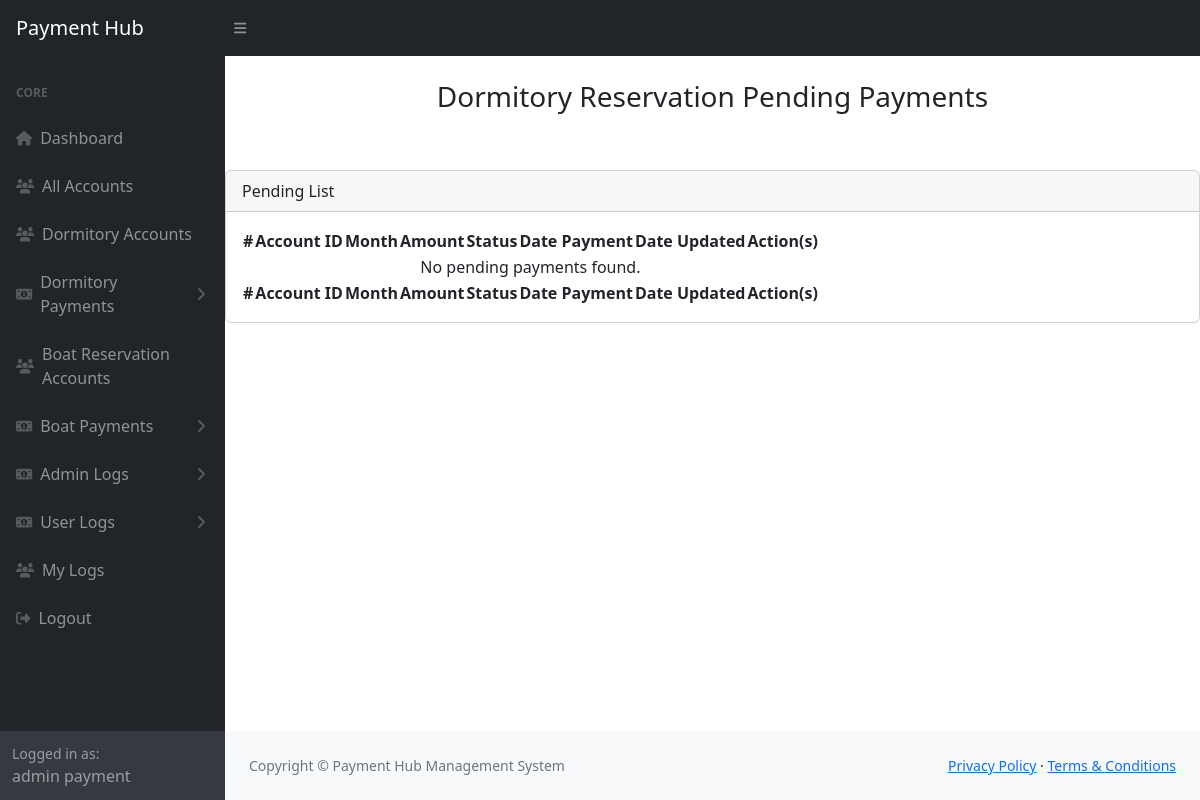
The page /admin/dormitory-admin/payment-pending.php (signed in) on the database as committed earlier.
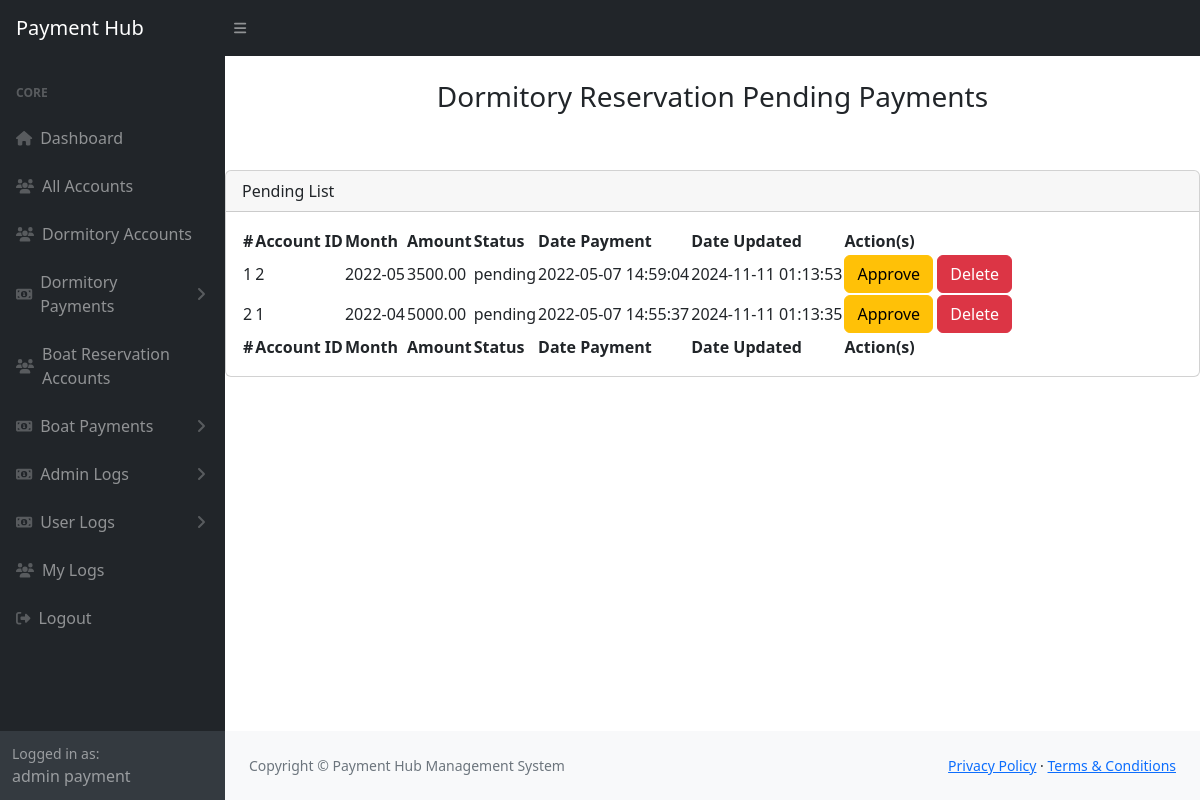
The same page on the database as committed later.
### tables this page shows
CREATE TABLE `accounts` (
  `id` int(11) NOT NULL,
  `image` varchar(255) NOT NULL,
  `name` varchar(80) NOT NULL,
  `email` varchar(100) NOT NULL,
  `password` varchar(100) NOT NULL,
  `user_type` varchar(50) NOT NULL,
  `date_registered` datetime NOT NULL DEFAULT current_timestamp()
);

CREATE TABLE `payment_list` (
  `id` int(30) NOT NULL,
  `account_id` int(30) NOT NULL,
  `month_of` varchar(10) NOT NULL,
  `amount` float(12,2) NOT NULL DEFAULT 0.00,
  `status` varchar(100) NOT NULL,
  `date_created` datetime NOT NULL DEFAULT current_timestamp(),
  `date_updated` datetime NOT NULL DEFAULT current_timestamp() ON UPDATE current_timestamp()
);

### admin/dormitory-admin/payment-pending.php (the view, shortened to what this page needs)
<?php
include('payment-header.php');
?>
<main>
    <div class="d-flex justify-content-center mt-4">
        <h3>Dormitory Reservation Pending Payments</h3>
    </div>
    <div class="card mt-5">
        <div class="card-header">
            Pending List
        </div>
        <div class="card-body">
            <table id="datatablesSimple">
                <thead>
                    <tr>
                        <th>#</th>
                        <th>Account ID</th>
                        <th>Month</th>
                        <th>Amount</th>
                        <th>Status</th>
                        <th>Date Payment</th>
                        <th>Date Updated</th>
                        <th>Action(s)</th>
                    </tr>
                </thead>
                <tfoot>
                    <tr>
                        <th>#</th>
                        <th>Account ID</th>
                        <th>Month</th>
                        <th>Amount</th>
                        <th>Status</th>
                        <th>Date Payment</th>
                        <th>Date Updated</th>
                        <th>Action(s)</th>
                    </tr>
                </tfoot>
                <tbody>
                    <?php
                    $sql = "SELECT * FROM payment_list WHERE status = 'pending' ORDER BY id DESC";
                    $result = $connection->query($sql);
                    if ($result->num_rows > 0) {
                        $count = 1;
                        while ($row = $result->fetch_assoc()) {
                            echo "<tr>
                                <td>{$count}</td>
                                <td>{$row['account_id']}</td>
                                <td>{$row['month_of']}</td>
                                <td>{$row['amount']}</td>
                                <td>{$row['status']}</td>
                                <td>{$row['date_created']}</td>
                                <td>{$row['date_updated']}</td>
                                <td>
                                    <button class='btn btn-warning' data-bs-toggle='modal' data-bs-target='#approveModal'
                                        onclick='setApproveId({$row['id']})'>Approve</button>
                                    <button class='btn btn-danger' onclick='confirmDelete({$row['id']})'>Delete</button>
                                </td>
                            </tr>";
                            $count++;
                        }
                    } else {
                        echo "<tr><td colspan='8' class='text-center'>No pending payments found.</td></tr>";
                    }
                    ?>
                </tbody>
            </table>
        </div>
    </div>
</main>
<?php include("../../components/footer.php"); ?>
<?php include("../../components/scripts.php"); ?>

### admin/payment-admin/payment-header.php (shortened to what this page needs)
<?php
    $id = $_SESSION['id'];
    include('../../connection/connection.php');
    $sql = "SELECT * FROM accounts WHERE id = $id";
    $result = $connection->query($sql);
    if ($result->num_rows > 0) {
        $user = $result->fetch_assoc();
    } else {
        die('Account not found.');
    }
?>
<!DOCTYPE html>
<html lang="en">
    <head>
        <link href="https://cdn.jsdelivr.net/npm/simple-datatables@7.1.2/dist/style.min.css" rel="stylesheet" />
        <link href="../../css/dashboard.css" rel="stylesheet" />
    </head>
    <body class="sb-nav-fixed">
        <nav class="sb-topnav navbar navbar-expand navbar-dark bg-dark">
            <a class="navbar-brand ps-3" href="payment-adminDashboard.php">Payment Hub</a>
            <button class="btn btn-link btn-sm order-1 order-lg-0 me-4 me-lg-0" id="sidebarToggle" href="#!"><i class="fas fa-bars"></i></button>
        </nav>
        <div id="layoutSidenav">
            <div id="layoutSidenav_nav">
                <nav class="sb-sidenav accordion sb-sidenav-dark" id="sidenavAccordion">
                    <div class="sb-sidenav-menu">
                        <div class="nav">
                            <div class="sb-sidenav-menu-heading">Core</div>
                            <a class="nav-link" href="payment-adminDashboard.php">
                                <div class="sb-nav-link-icon"><i class="fas fa-home"></i></div>
                                Dashboard
                            </a>
                            <a class="nav-link" href="all-accounts.php">
                                <div class="sb-nav-link-icon"><i class="fas fa-users"></i></div>
                                All Accounts
                            </a>
                            <a class="nav-link" href="dormitory-accounts.php">
                                <div class="sb-nav-link-icon"><i class="fas fa-users"></i></div>
                                Dormitory Accounts
                            </a>
                            <a class="nav-link collapsed" href="#" data-bs-toggle="collapse" data-bs-target="#collapseLayouts" aria-expanded="false" aria-controls="collapseLayouts">
                                <div class="sb-nav-link-icon"><i class="fas fa-money-bill-alt"></i></div>
                                Dormitory Payments
                                <div class="sb-sidenav-collapse-arrow"><i class="fas fa-angle-down"></i></div>
                            </a>
                            <a class="nav-link" href="boat-accounts.php">
                                <div class="sb-nav-link-icon"><i class="fas fa-users"></i></div>
                                Boat Reservation Accounts
                            </a>
                            <a class="nav-link collapsed" href="#" data-bs-toggle="collapse" data-bs-target="#Boat" aria-expanded="false" aria-controls="Boat">
                                <div class="sb-nav-link-icon"><i class="fas fa-money-bill-alt"></i></div>
                                Boat Payments
                                <div class="sb-sidenav-collapse-arrow"><i class="fas fa-angle-down"></i></div>
                            </a>
                            <a class="nav-link collapsed" href="#" data-bs-toggle="collapse" data-bs-target="#AdminLogs" aria-expanded="false" aria-controls="AdminLogs">
                                <div class="sb-nav-link-icon"><i class="fas fa-money-bill-alt"></i></div>
                                Admin Logs
                                <div class="sb-sidenav-collapse-arrow"><i class="fas fa-angle-down"></i></div>
                            </a>
                            <a class="nav-link collapsed" href="#" data-bs-toggle="collapse" data-bs-target="#UserLogs" aria-expanded="false" aria-controls="UserLogs">
                                <div class="sb-nav-link-icon"><i class="fas fa-money-bill-alt"></i></div>
                                User Logs
                                <div class="sb-sidenav-collapse-arrow"><i class="fas fa-angle-down"></i></div>
                            </a>
                            <a class="nav-link" href="my-logs.php">
                                <div class="sb-nav-link-icon"><i class="fas fa-users"></i></div>
                                My Logs
                            </a>
                            <a class="nav-link" href="../../logout.php">
                                <div class="sb-nav-link-icon"><i class="fas fa-sign-out-alt"></i></div>
                                Logout
                            </a>
                        </div>
                    </div>
                    <div class="sb-sidenav-footer">
                        <div class="small">Logged in as:</div>
                        <?php echo $user['name']; ?>
                    </div>
                </nav>
            </div>
            <div id="layoutSidenav_content">

### components/footer.php
<footer class="py-4 bg-light mt-auto">
    <div class="container-fluid px-4">
        <div class="d-flex align-items-center justify-content-between small">
            <div class="text-muted">Copyright &copy; Payment Hub Management System</div>
            <div>
                <a href="#">Privacy Policy</a>
                &middot;
                <a href="#">Terms &amp; Conditions</a>
            </div>
        </div>
    </div>
</footer>
</div>
</div>

### components/scripts.php (shortened to what this page needs)
    </body>
</html>

Rows that differ between the two databases and show on the page:
added payment_list: account "2", month_of "2022-05", amount "3500.00", status "pending", date_created "2022-05-07 14:59:04", date_updated "2024-11-11 01:13:53"
added payment_list: account "1", month_of "2022-04", amount "5000.00", status "pending", date_created "2022-05-07 14:55:37", date_updated "2024-11-11 01:13:35"
Other text that changed with them:
text no longer shown: "No pending payments found."
